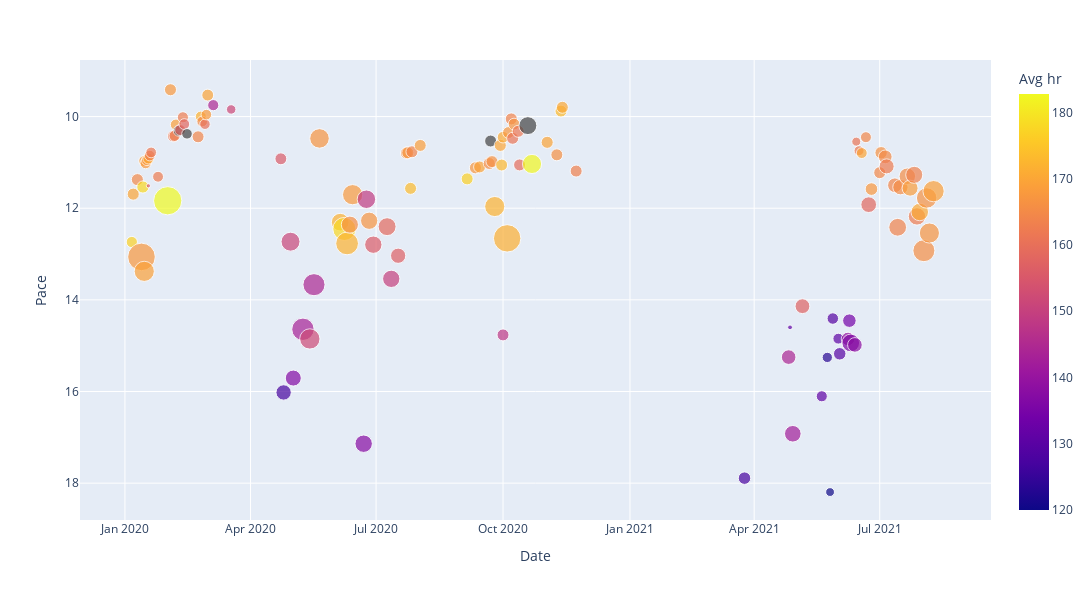

Notebook source saved alongside this figure:
### Code cell
fp.is_github = False # Remove this line for interactive plot
fp.run_plot(y_data='Pace', sz_data='Distance', clr_data='Avg HR')
